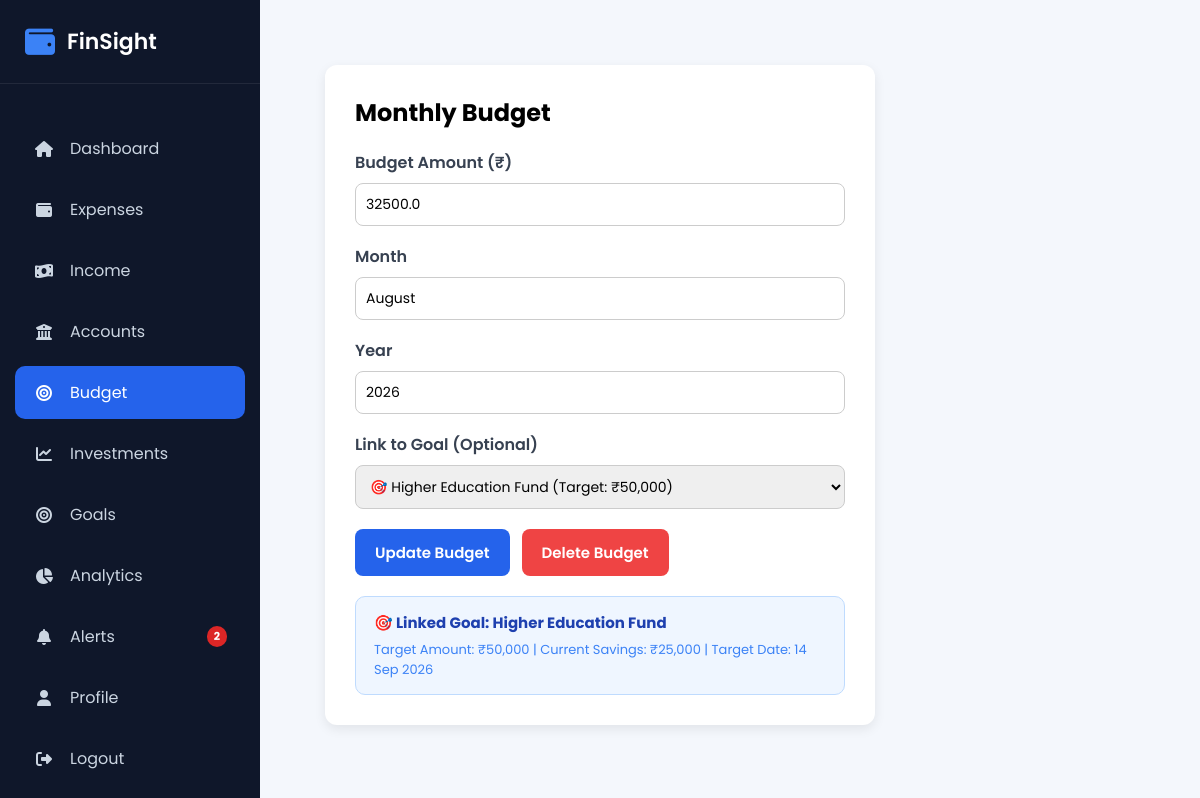
/budgets (signed in), run on the app's committed database.
### models/budget.py (models this page shows)
class Budget(db.Model):
    __tablename__ = "budgets"
    id = db.Column(db.Integer, primary_key=True)
    monthly_budget = db.Column(db.Float, nullable=False)
    month = db.Column(db.String(20), nullable=False)
    year = db.Column(db.Integer, nullable=False)
    created_at = db.Column(
        db.DateTime,
        default=datetime.utcnow
    )
    user_id = db.Column(
        db.Integer,
        db.ForeignKey("users.id"),
        nullable=False
    )
    goal_id = db.Column(
        db.Integer,
        db.ForeignKey("goals.id"),
        nullable=True
    )
    goal = db.relationship(
        "Goal",
        backref=db.backref("budgets", lazy=True)
    )

### models/goal.py (models this page shows, shortened)
class Goal(db.Model):
    __tablename__ = "goals"
    id = db.Column(
        db.Integer,
        primary_key=True
    )
    goal_name = db.Column(
        db.String(100),
        nullable=False
    )
    goal_type = db.Column(
        db.String(50),
        nullable=False
    )
    target_amount = db.Column(
        db.Float,
        nullable=False,
        default=0
    )
    current_amount = db.Column(
        db.Float,
        nullable=False,
        default=0
    )
    target_date = db.Column(
        db.Date,
        nullable=False
    )
    category = db.Column(
        db.String(50),
        nullable=False
    )
    priority = db.Column(
        db.String(20),
        nullable=False,
        default="Medium"
    )
    status = db.Column(
        db.String(30),
        nullable=False,
        default="In Progress"
    )
    notes = db.Column(
        db.Text
    )
    created_at = db.Column(
        db.DateTime,
        default=datetime.utcnow
    )
    updated_at = db.Column(
        db.DateTime,
        default=datetime.utcnow,
        onupdate=datetime.utcnow
    )
    user_id = db.Column(
        db.Integer,
        db.ForeignKey("users.id"),
        nullable=False
    )
    expenses = db.relationship(
        "Expense",
        back_populates="goal",
        lazy=True
    )

### routes/budget.py (the view, shortened to what this page needs)
@budget.route("/budgets", methods=["GET", "POST"])
@login_required
def budgets():
    current_budget = Budget.query.filter_by(user_id=current_user.id).first()
    goals = Goal.query.filter_by(user_id=current_user.id).all()
    return render_template(
        "budgets.html",
        budget=current_budget,
        goals=goals
    )

### app.py (called while the page is built)
@login_manager.user_loader
def load_user(user_id):
    return User.query.get(int(user_id))

@app.context_processor
def inject_global_vars():
    if current_user.is_authenticated:
        unread_count = FinancialAlert.query.filter_by(user_id=current_user.id, is_read=False).count()
        return dict(unread_alerts_count=unread_count)
    return dict(unread_alerts_count=0)

### templates/budgets.html (shortened to what this page needs)
{% extends "layout.html" %}
{% block css %}
<link rel="stylesheet" href="{{ url_for('static', filename='css/budget.css') }}">
{% endblock %}
{% block content %}
<div class="budget-container">
    <div class="budget-card">
        <h2>Monthly Budget</h2>
        <form id="budget-form" method="POST" action="{{ url_for('budget.budgets') }}">
            <div class="form-group">
                <label>Budget Amount (₹)</label>
                <input
                    type="number"
                    name="monthly_budget"
                    step="0.01"
                    required
                    placeholder="e.g. 30000"
                    value="{{ budget.monthly_budget if budget else '' }}">
            </div>
            <div class="form-group">
                <label>Month</label>
                <input
                    type="text"
                    name="month"
                    placeholder="e.g. August"
                    required
                    value="{{ budget.month if budget else '' }}">
            </div>
            <div class="form-group">
                <label>Year</label>
                <input
                    type="number"
                    name="year"
                    placeholder="2026"
                    required
                    value="{{ budget.year if budget else '' }}">
            </div>
            <div class="form-group">
                <label>Link to Goal (Optional)</label>
                <select name="goal_id">
                    {% for g in goals %}
                        <option value="{{ g.id }}" {% if budget and budget.goal_id == g.id %}selected{% endif %}>
                            🎯 {{ g.goal_name }} (Target: ₹{{ "{:,.0f}".format(g.target_amount) }})
                        </option>
                    {% endfor %}
                </select>
            </div>
        </form>
        <div class="budget-actions">
            <button type="submit" form="budget-form" class="btn-save">
                {% if budget %}
                    Update Budget
                {% else %}
                    Save Budget
                {% endif %}
            </button>
            {% if budget %}
                <form method="POST" action="{{ url_for('budget.delete_budget', id=budget.id) }}" style="display:inline;" onsubmit="return confirm('Are you sure you want to delete this budget?');">
                    <button type="submit" class="btn-delete">Delete Budget</button>
                </form>
            {% endif %}
        </div>
        {% if budget and budget.goal %}
            <div class="linked-goal-badge">
                <h4>🎯 Linked Goal: {{ budget.goal.goal_name }}</h4>
                <p>Target Amount: ₹{{ "{:,.0f}".format(budget.goal.target_amount) }} | Current Savings: ₹{{ "{:,.0f}".format(budget.goal.current_amount) }} | Target Date: {{ budget.goal.target_date.strftime('%d %b %Y') if budget.goal.target_date else 'N/A' }}</p>
            </div>
        {% endif %}
    </div>
</div>
{% endblock %}

### static/css/layout.css (style rules this page uses)
* { margin:0; padding:0; box-sizing:border-box; font-family:'Poppins',sans-serif; }
body { background:#f4f7fc; }

### static/css/budget.css (style rules this page uses)
.budget-container { padding:30px; }
.budget-card { background:white; max-width:550px; padding:30px; border-radius:12px; box-shadow:0 4px 12px rgba(0,0,0,.08); }
.budget-card h2 { margin-bottom:20px; }
.form-group { margin-bottom:18px; }
.form-group label { display:block; margin-bottom:8px; font-weight:600; color:#374151; }
.form-group input, .form-group select { width:100%; padding:10px; border:1px solid #ccc; border-radius:8px; font-family:inherit; font-size:14px; box-sizing:border-box; }
.budget-actions { display: flex; align-items: center; gap: 12px; margin-top: 20px; }
.btn-save { background:#2563EB; color:white; border:none; padding:12px 20px; border-radius:8px; cursor:pointer; font-size:15px; font-weight:600; }
.btn-delete { background:#ef4444; color:white; border:none; padding:12px 20px; border-radius:8px; cursor:pointer; font-size:15px; font-weight:600; text-decoration:none; display:inline-block; }
.linked-goal-badge { margin-top: 20px; padding: 14px 18px; background: #eff6ff; border: 1px solid #bfdbfe; border-radius: 10px; color: #1e40af; }
.linked-goal-badge h4 { margin: 0 0 6px; font-size: 15px; display: flex; align-items: center; gap: 8px; }
.linked-goal-badge p { margin: 0; font-size: 13px; color: #3b82f6; }

### data on the page
Budget: monthly_budget "32500.0", month "August", year "2026", goal_id "🎯 Higher Education Fund (Target: ₹50,000)"
Goal: goal.goal_name "Higher Education Fund", goal.target_amount "50,000", goal.current_amount "25,000", goal.target_date "14 Sep 2026"

### other printed values
{{ unread_alerts_count }} "2"
